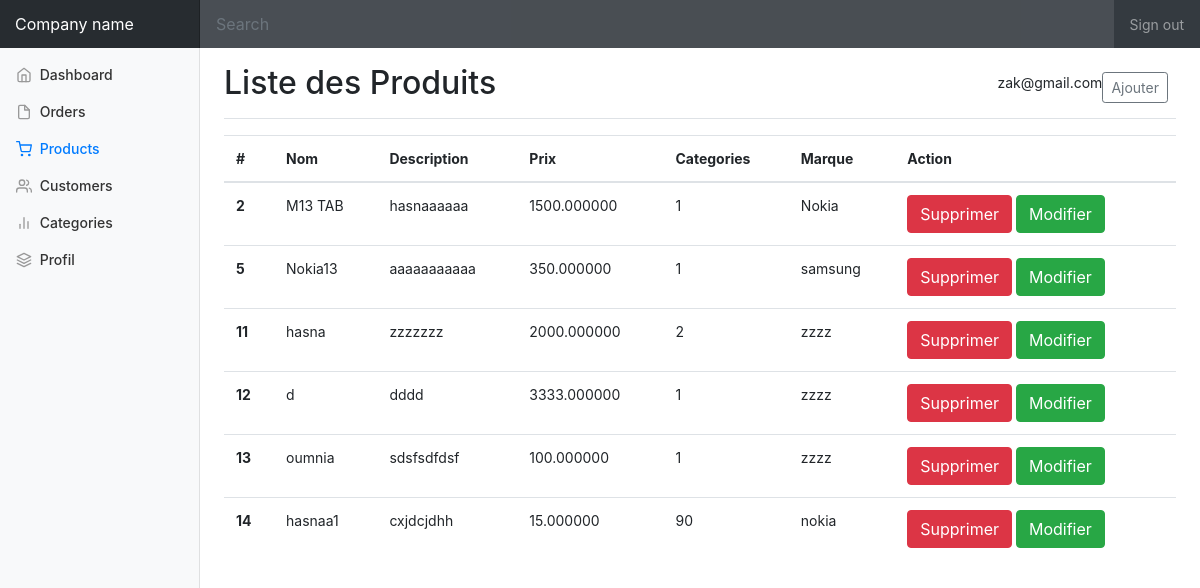
The app's page /addproducts.php (signed in) with its own data.
### tables this page shows
CREATE TABLE IF NOT EXISTS `produits` (
  `id` int NOT NULL AUTO_INCREMENT,
  `nom` varchar(255) DEFAULT NULL,
  `descrp` text,
  `prix` decimal(20,6) unsigned DEFAULT NULL,
  `categories` int DEFAULT NULL,
  `date_creation` date DEFAULT NULL,
  `createur` int DEFAULT NULL,
  `img` varchar(255) DEFAULT NULL,
  `marque` varchar(255) DEFAULT NULL,
  `date_modification` date DEFAULT NULL,
  PRIMARY KEY (`id`)
);

### inc/functions.php (called while the page is built, shortened)
<?php
function getAllproducts() {
  $servername = "localhost";
  $DBuser = "root";
  $DBpassword = "";
  $DBname = "testecommerce";
  try {
      $conn = new PDO("mysql:host=$servername;dbname=$DBname", $DBuser, $DBpassword);
      $conn->setAttribute(PDO::ATTR_ERRMODE, PDO::ERRMODE_EXCEPTION);
    } catch(PDOException $e) {
      echo "Connection failed: " . $e->getMessage();
    }
    $requette1 = "SELECT * FROM produits ";
$resultat1 = $conn->query($requette1);
$produits = $resultat1 ->fetchAll();
return $produits;
}

### addproducts.php (the view, shortened to what this page needs)
<?php
include "inc/functions.php";
$produits = getAllproducts();
?>
<!doctype html>
<html lang="en">
<head>
  <link href="../css/bootstrap.min.css" rel="stylesheet">
  <link href="../css/dashboard.css" rel="stylesheet">
  <link rel="stylesheet" href="adminsty.css">
</head>
<body>
  <?php if (isset($_SESSION['email'])) :?>
    <nav class="navbar navbar-dark sticky-top bg-dark flex-md-nowrap p-0">
      <a class="navbar-brand col-sm-3 col-md-2 mr-0" href="#">Company name</a>
      <input class="form-control form-control-dark w-100" type="text" placeholder="Search" aria-label="Search">
      <ul class="navbar-nav px-3">
        <li class="nav-item text-nowrap">
          <a class="nav-link" href="signout.php">Sign out</a>
        </li>
      </ul>
    </nav>
    <div class="container-fluid">
      <div class="row">
        <nav class="col-md-2 d-none d-md-block bg-light sidebar">
          <div class="sidebar-sticky">
            <ul class="nav flex-column">
              <li class="nav-item">
                <a class="nav-link " href="#">
                  <span data-feather="home"></span>
                  Dashboard <span class="sr-only">(current)</span>
                </a>
              </li>
              <li class="nav-item">
                <a class="nav-link" href="#">
                  <span data-feather="file"></span>
                  Orders
                </a>
              </li>
              <li class="nav-item">
                <a class="nav-link  active" href="#">
                  <span data-feather="shopping-cart"></span>
                  Products
                </a>
              </li>
              <li class="nav-item">
                <a class="nav-link" href="#">
                  <span data-feather="users"></span>
                  Customers
                </a>
              </li>
              <li class="nav-item">
                <a class="nav-link" href="addcategories.php">
                  <span data-feather="bar-chart-2"></span>
                  Categories
                </a>
              </li>
              <li class="nav-item">
                <a class="nav-link " href="profil.php">
                  <span data-feather="layers"></span>
                  Profil
                </a>
              </li>
            </ul>
          </div>
        </nav>
        <main role="main" class="col-md-9 ml-sm-auto col-lg-10 pt-3 px-4">
          <div class="d-flex justify-content-between flex-wrap flex-md-nowrap align-items-center pb-2 mb-3 border-bottom">
            <h1 class="h2">Liste des Produits</h1>
            <div class="btn-toolbar mb-2 mb-md-0">
              <?php
              echo $_SESSION['email'];
              ?>
              <div class="btn-group mr-2">
                <input type="submit" id="pop" value="Ajouter" class="btn btn-sm btn-outline-secondary">
              </div>
            </div>
          </div>
          <table class="table">
            <thead>
              <tr>
                <th scope="col">#</th>
                <th scope="col">Nom</th>
                <th scope="col">Description</th>
                <th scope="col">Prix</th>
                <th scope="col">Categories</th>
                <th scope="col">Marque</th>
                <th scope="col">Action</th>
              </tr>
            </thead>
            <tbody>
              <?php
foreach ($produits as $i => $p) {
  print '<tr>
<th scope="row">' . $p['id'] . '</th>
<td>' . $p['nom'] . '</td>
<td>' . $p['descrp'] . '</td>
<td>' . $p['prix'] . '</td>
<td>' . $p['categories'] . '</td>
<td>' . $p['marque'] . '</td>
<td>
<a href="supprimer_products.php?idproduits=' .$p['id']. '" class="btn btn-danger"> Supprimer</a>
<input type= "submit"    ' . $p['id'] . '" value="Modifier"class="btn btn-success edit"   >
</td>
</tr>';
}
              ?>
            </tbody>
          </table>
      </div>
    </div>
  <?php else : ?>
    <h1>405 need authentification</h1>
  <?php endif; ?>
</body>
</html>

### css/dashboard.css (style rules this page uses)
body { font-size: .875rem; }
.feather { width: 16px; height: 16px; vertical-align: text-bottom; }
.sidebar { position: fixed; top: 0; bottom: 0; left: 0; z-index: 100; padding: 0; box-shadow: inset -1px 0 0 rgba(0, 0, 0, .1); }
.sidebar-sticky { position: -webkit-sticky; position: sticky; top: 48px; height: calc(100vh - 48px); padding-top: .5rem; overflow-x: hidden; overflow-y: auto; }
.sidebar .nav-link { font-weight: 500; color: #333; }
.sidebar .nav-link .feather { margin-right: 4px; color: #999; }
.sidebar .nav-link.active { color: #007bff; }
.sidebar .nav-link:hover .feather, .sidebar .nav-link.active .feather { color: inherit; }
.navbar-brand { padding-top: .75rem; padding-bottom: .75rem; font-size: 1rem; background-color: rgba(0, 0, 0, .25); box-shadow: inset -1px 0 0 rgba(0, 0, 0, .25); }
.navbar .form-control { padding: .75rem 1rem; border-width: 0; border-radius: 0; }
.form-control-dark { color: #fff; background-color: rgba(255, 255, 255, .1); border-color: rgba(255, 255, 255, .1); }
.border-bottom { border-bottom: 1px solid #e5e5e5; }

### records on screen
produits: id "2", nom "M13 TAB", descrp "hasnaaaaaa", prix "1500.000000", categories "1", marque "Nokia"
produits: id "5", nom "Nokia13", descrp "aaaaaaaaaaa", prix "350.000000", categories "1", marque "samsung"
produits: id "11", nom "hasna", descrp "zzzzzzz", prix "2000.000000", categories "2", marque "zzzz"
produits: id "12", nom "d", descrp "dddd", prix "3333.000000", categories "1", marque "zzzz"
produits: id "13", nom "oumnia", descrp "sdsfsdfdsf", prix "100.000000", categories "1", marque "zzzz"
produits: id "14", nom "hasnaa1", descrp "cxjdcjdhh", prix "15.000000", categories "90", marque "nokia"

### other values on screen
$_SESSION['email'] "zak@gmail.com"
